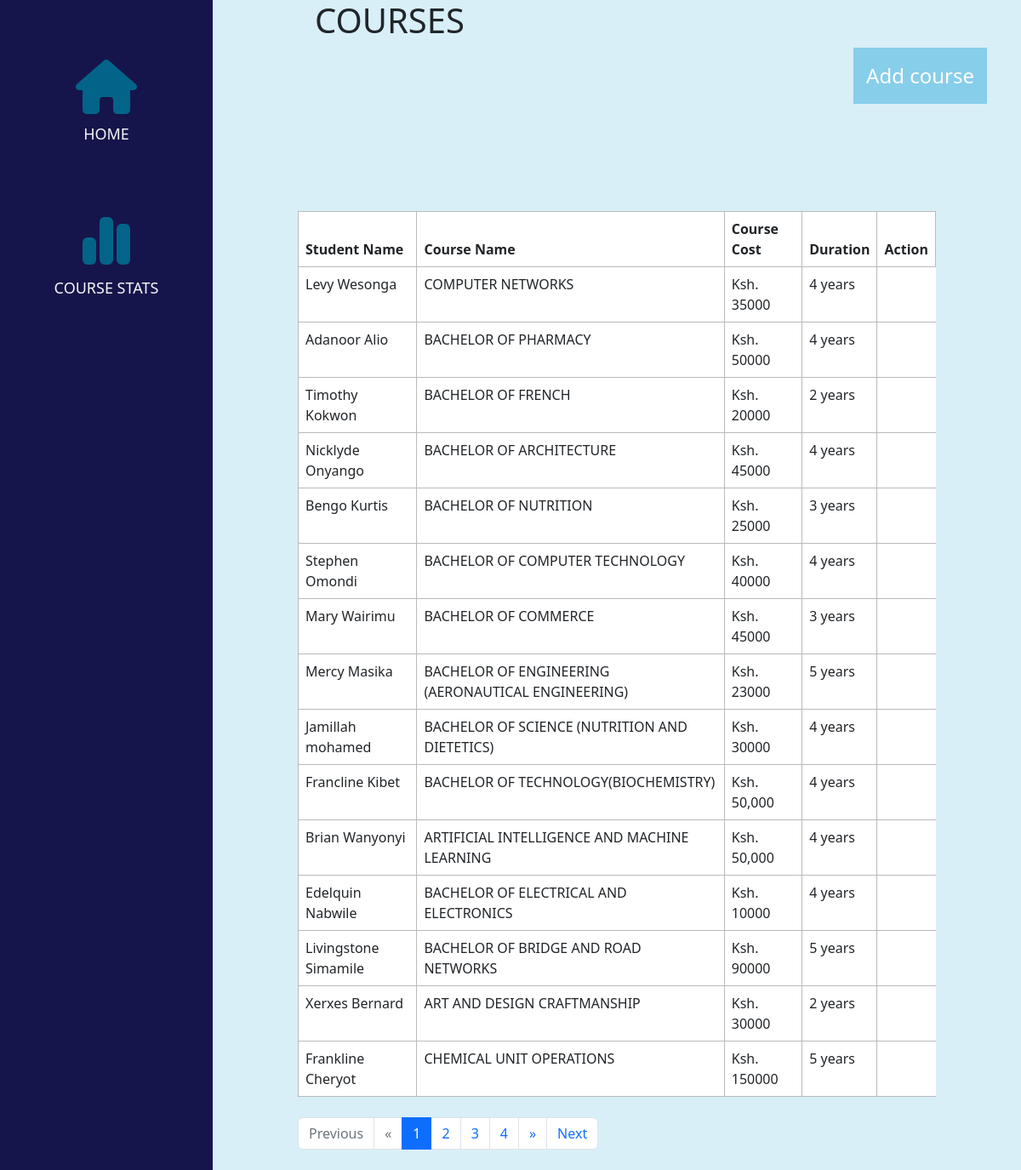
Screenshot of /admin/course-stats.php with the database file from the repository.
### tables this page shows
CREATE TABLE `students` (
  `id` bigint(20) UNSIGNED NOT NULL,
  `student_name` varchar(191) NOT NULL,
  `email` varchar(191) NOT NULL,
  `contact_no` varchar(191) NOT NULL,
  `address` text NOT NULL,
  `year` date NOT NULL,
  `department_id` bigint(20) UNSIGNED NOT NULL,
  `student_reg_no` varchar(191) DEFAULT NULL,
  `created_at` timestamp NULL DEFAULT current_timestamp(),
  `updated_at` timestamp NULL DEFAULT current_timestamp()
);

CREATE TABLE `courses` (
  `id` bigint(20) UNSIGNED NOT NULL,
  `department_id` bigint(20) UNSIGNED NOT NULL,
  `semester_id` int(10) UNSIGNED NOT NULL,
  `course_code` varchar(191) NOT NULL,
  `course_name` varchar(191) NOT NULL,
  `credit` int(11) NOT NULL,
  `description` text NOT NULL,
  `course_duration` varchar(191) NOT NULL,
  `course_fee` varchar(191) NOT NULL,
  `created_at` timestamp NULL DEFAULT current_timestamp(),
  `updated_at` timestamp NULL DEFAULT current_timestamp()
);

### admin/course-stats.php (the view, shortened to what this page needs)
<?php
include_once("../db-connect.php");
?>
<!DOCTYPE html>
<html lang="en">
<head>
    <link rel="stylesheet" href="../css/display.css">
    <link rel="stylesheet" href="https://cdnjs.cloudflare.com/ajax/libs/font-awesome/6.2.1/css/fontawesome.min.css" />
    <link rel="stylesheet" href="https://cdn.jsdelivr.net/npm/bootstrap@5.2.3/dist/css/bootstrap.min.css">
</head>
<body>
    <aside class="side-bar">
        <div class='side-container'>
        <div>
        <i class="fa-solid fa-house icon-house"></i>
        </div>
        <a href="index.php"><div class="text">Home</div></a>
        <div class='side-container'>
        <div>
        <i class="fa-solid fa-chart-simple icon-house"></i>
        </div>
        <a href="course-stats.php"><div class="text">Course stats</div></a>
    </aside>
    <main class="main-content">
        <h1>Courses</h1>
        <a href="course-setup.php" style="text-decoration:none"class="btn-link">Add course</a>
        <table class="table table-bordered">
  <thead>
    <tr>
      <th scope="col">Student Name</th>
      <th scope="col">Course Name</th>
      <th scope="col">Course Cost</th>
      <th scope="col">Duration</th>
      <th>Action</th>
    </tr>
  </thead>
  <?php
  $sql = "SELECT students.student_name, courses.course_name, courses.course_duration,courses.course_fee
  FROM students
  INNER JOIN courses ON students.id=courses.id";
  $result = mysqli_query($conn, $sql);
  $count = mysqli_num_rows($result);
  if($count > 0){
    while($row = mysqli_fetch_assoc($result)){
         $studentname = $row['student_name'];
         $coursename = $row['course_name'];
         $coursecost = $row['course_fee'];
         $courseduration = $row['course_duration'];
  ?>
  <tbody>
    <tr>
      <td><?php echo $studentname;?></td>
      <td><?php echo $coursename;?></td>
      <td>Ksh. <?php echo $coursecost;?></td>
      <td><?php echo $courseduration;?></td>
    </tr>
  </tbody>
    <?php
        }
    } ?>
</table>
 <nav class="my-4">
              <ul class="pagination pagination-circle pg-blue mb-0">
                <li class="page-item disabled">
                  <a class="page-link">Previous</a>
                </li>
                <li class="page-item disabled">
                  <a class="page-link" aria-label="Next">
                    <span aria-hidden="true">&laquo;</span>
                  </a>
                </li>
                <li class="page-item active">
                  <a class="page-link">1</a>
                </li>
                <li class="page-item">
                  <a class="page-link">2</a>
                </li>
                <li class="page-item">
                  <a class="page-link">3</a>
                </li>
                <li class="page-item">
                  <a class="page-link">4</a>
                </li>
                <li class="page-item">
                  <a class="page-link" aria-label="Previous">
                    <span aria-hidden="true">&raquo;</span>
                  </a>
                </li>
                <li class="page-item">
                  <a class="page-link">Next</a>
                </li>
              </ul>
            </nav>
    </main>
</body>
</html>

### css/display.css (style rules this page uses)
* { margin: 0; padding: 0; box-sizing: border-box; }
body { display: grid; grid-template-columns: 250px 2fr; }
aside { background-color: rgb(21, 21, 75); min-height: 100vh; }
.side-container { display: flex; flex-direction: column; justify-content: center; align-items: center; padding: 20px; gap: 10px; margin-top: 50px; }
.icon-house { color: rgb(4, 99, 136); font-size: 64px; }
.text { color: rgb(244, 247, 248); font-size: 18px; text-transform: uppercase; }
h1 { text-transform: uppercase; margin-left: 20px; }
main { background-color: rgb(178, 224, 240, 0.5); min-height: 100vh; padding-inline: 100px; }
a { text-decoration: none; }
.btn-link { text-decoration: none; background-color: skyblue; padding: 15px; position: absolute; right: 40px; font-size: 1.5rem; color: #fff; }
table { margin-top: 200px; background-color: white; }
table tr { border: 1px solid rgb(27, 27, 27, 0.3); border-collapse: collapse; width: 100%; }
.side-bar a { text-decoration: none; }

### rows the page displays
students: student_name "Levy Wesonga", courses.course_name "COMPUTER NETWORKS", courses.course_fee "35000", courses.course_duration "4 years"
students: student_name "Adanoor Alio", courses.course_name "BACHELOR OF PHARMACY", courses.course_fee "50000", courses.course_duration "4 years"
students: student_name "Timothy Kokwon", courses.course_name "BACHELOR OF FRENCH", courses.course_fee "20000", courses.course_duration "2 years"
students: student_name "Nicklyde Onyango", courses.course_name "BACHELOR OF ARCHITECTURE", courses.course_fee "45000", courses.course_duration "4 years"
students: student_name "Bengo Kurtis", courses.course_name "BACHELOR OF NUTRITION", courses.course_fee "25000", courses.course_duration "3 years"
students: student_name "Stephen Omondi", courses.course_name "BACHELOR OF COMPUTER TECHNOLOGY", courses.course_fee "40000", courses.course_duration "4 years"
students: student_name "Mary Wairimu", courses.course_name "BACHELOR OF COMMERCE", courses.course_fee "45000", courses.course_duration "3 years"
students: student_name "Mercy Masika", courses.course_name "BACHELOR OF ENGINEERING (AERONAUTICAL ENGINEERING)", courses.course_fee "23000", courses.course_duration "5 years"
students: student_name "Jamillah mohamed", courses.course_name "BACHELOR OF SCIENCE (NUTRITION AND DIETETICS)", courses.course_fee "30000", courses.course_duration "4 years"
students: student_name "Francline Kibet", courses.course_name "BACHELOR OF TECHNOLOGY(BIOCHEMISTRY)", courses.course_fee "50,000", courses.course_duration "4 years"
students: student_name "Brian Wanyonyi", courses.course_name "ARTIFICIAL INTELLIGENCE AND MACHINE LEARNING", courses.course_fee "50,000", courses.course_duration "4 years"
students: student_name "Edelquin Nabwile", courses.course_name "BACHELOR OF ELECTRICAL AND ELECTRONICS", courses.course_fee "10000", courses.course_duration "4 years"
students: student_name "Livingstone Simamile", courses.course_name "BACHELOR OF BRIDGE AND ROAD NETWORKS", courses.course_fee "90000", courses.course_duration "5 years"
students: student_name "Xerxes Bernard", courses.course_name "ART AND DESIGN CRAFTMANSHIP", courses.course_fee "30000", courses.course_duration "2 years"
students: student_name "Frankline Cheryot", courses.course_name "CHEMICAL UNIT OPERATIONS", courses.course_fee "150000", courses.course_duration "5 years"
